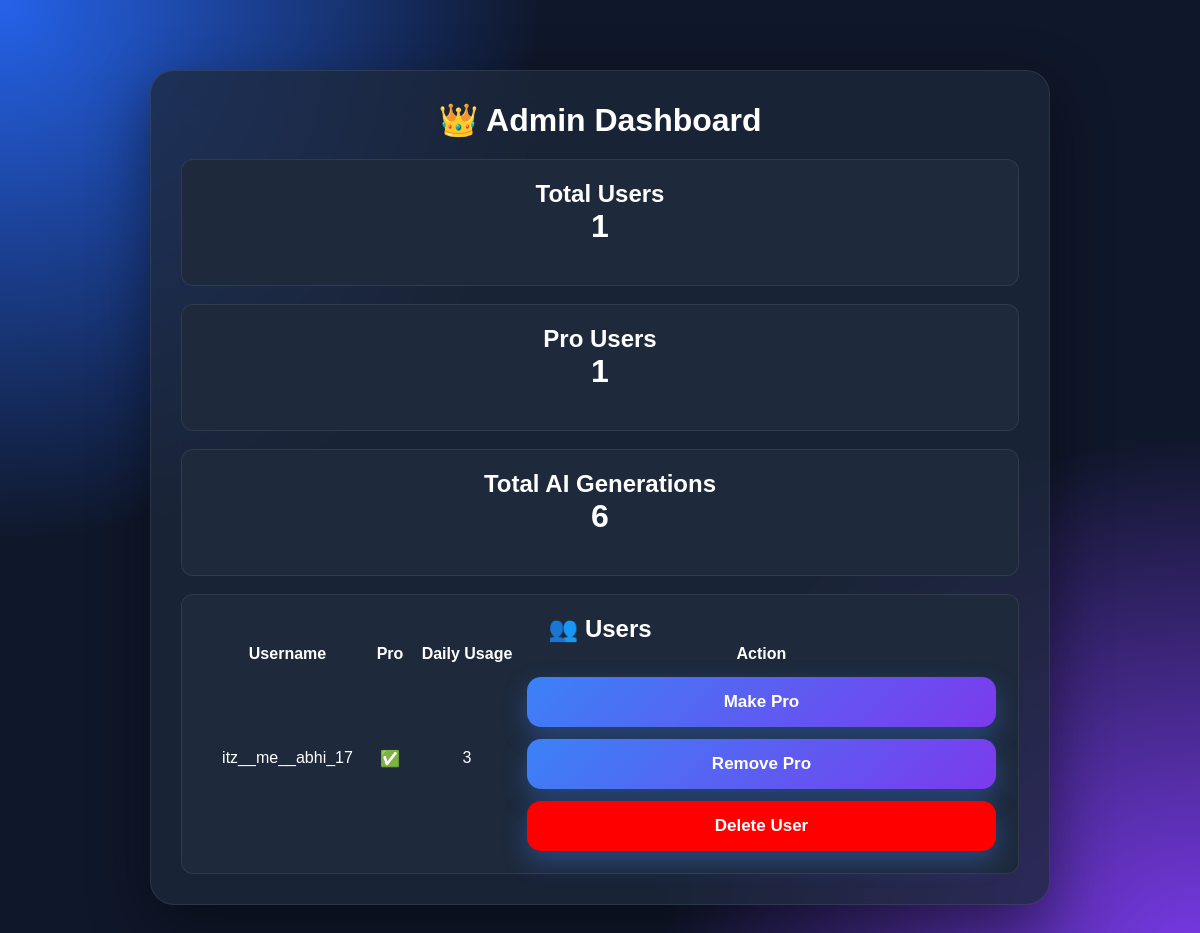
Page /admin (signed in) on the earlier database version.
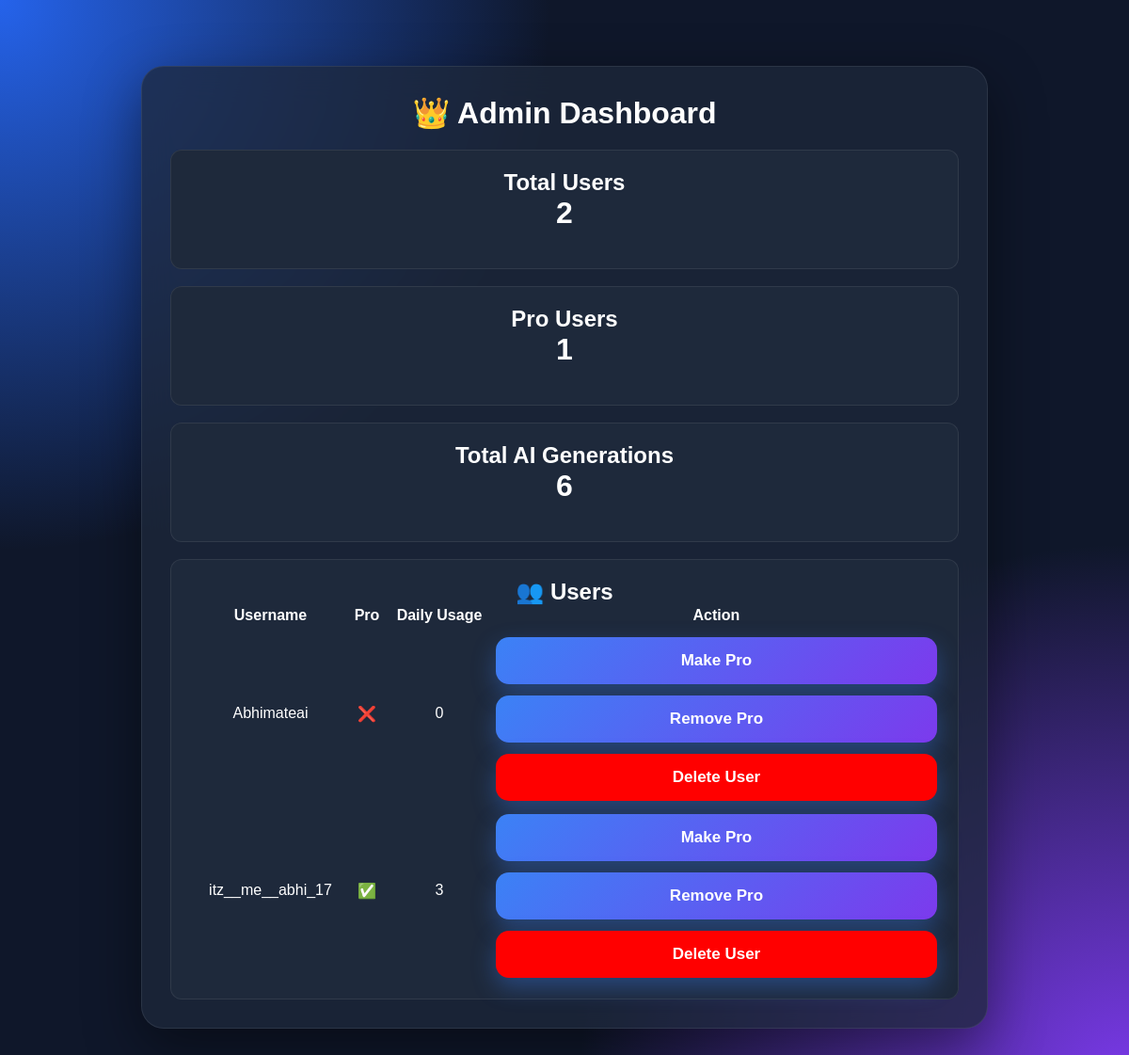
Same page on the later database version.
### database.py (models this page shows)
class User(db.Model):
    id = db.Column(db.Integer, primary_key=True)
    username = db.Column(db.String(100), unique=True, nullable=False)
    email = db.Column(db.String(120), unique=True, nullable=False)
    password = db.Column(db.String(255), nullable=False)
    daily_usage = db.Column(db.Integer, default=0)
    is_pro = db.Column(db.Boolean, default=False)

### app.py (the view)
@app.route("/admin")
def admin():
    if "user" not in session:
        return redirect("/login")
    if session["user"] != "itz__me__abhi_17":
        return "Access Denied", 403
    total_users = User.query.count()
    pro_users = User.query.filter_by(is_pro=True).count()
    total_history = History.query.count()
    users = User.query.order_by(User.id.desc()).all()
    return render_template(
        "admin.html",
        total_users=total_users,
        pro_users=pro_users,
        total_history=total_history,
        users=users
    )

### templates/admin.html (shortened to what this page needs)
<!DOCTYPE html>
<html>
<head>
    <link rel="stylesheet" href="/static/style.css">
</head>
<body>
<div class="container">
<h1>👑 Admin Dashboard</h1>
<div class="card">
<h2>Total Users</h2>
<h1>{{ total_users }}</h1>
</div>
<br>
<div class="card">
<h2>Pro Users</h2>
<h1>{{ pro_users }}</h1>
</div>
<br>
<div class="card">
<h2>Total AI Generations</h2>
<h1>{{ total_history }}</h1>
</div>
<br>
<div class="card">
<h2>👥 Users</h2>
<table style="width:100%; text-align:center;">
<tr>
<th>Username</th>
<th>Pro</th>
<th>Daily Usage</th>
<th>Action</th>
</tr>
{% for user in users %}
<tr>
<td>{{ user.username }}</td>
<td>
{% if user.is_pro %}
✅
{% else %}
❌
{% endif %}
</td>
<td>{{ user.daily_usage }}</td>
<td>
<a href="/make-pro/{{ user.id }}">
<button>Make Pro</button>
</a>
<a href="/remove-pro/{{ user.id }}">
<button>Remove Pro</button>
</a>
<a href="/delete-user/{{ user.id }}" onclick="return confirm('Delete this user?')">
<button style="background:red;">Delete User</button>
</a>
</td>
</tr>
{% endfor %}
</table>
</div>
</body>
</html>

### static/style.css (style rules this page uses)
* { margin:0; padding:0; box-sizing:border-box; font-family:Arial,sans-serif; }
body { margin:0; font-family:Arial,sans-serif; color:#fff; min-height:100vh; padding:30px; background: radial-gradient(circle at top left,#2563eb 0%,transparent 35%), radial-gradient(circle at bottom right,#7c3aed 0%,transparent 35%), #0f172a; }
.container { width:100%; max-width:900px; margin:40px auto; background:rgba(30,41,59,.75); backdrop-filter:blur(18px); border:1px solid rgba(255,255,255,.08); padding:40px; border-radius:24px; box-shadow:0 20px 60px rgba(0,0,0,.45); }
h1 { text-align:center; margin-bottom:20px; }
button { width:100%; padding:15px; border:none; border-radius:14px; background:linear-gradient(135deg,#3b82f6,#7c3aed); color:white; font-size:17px; font-weight:700; cursor:pointer; transition:.3s; margin-top:10px; box-shadow:0 10px 25px rgba(59,130,246,.35); }
.card { background:rgba(255,255,255,.06); border:1px solid rgba(255,255,255,.08); border-radius:18px; padding:24px; text-align:center; transition:.3s; backdrop-filter:blur(12px); }
.container { max-width:900px; margin:40px auto; padding:30px; }
.card { background:#1e293b; padding:20px; border-radius:12px; text-align:center; }
button { margin-top:12px; }
button { transition:all .3s ease; }
.container { animation:fadeUp .5s ease; }

Differences in the rows shown:
added User: username "Abhimateai", daily_usage "0"
Other differences:
{{ total_users }}: "1" → "2"
